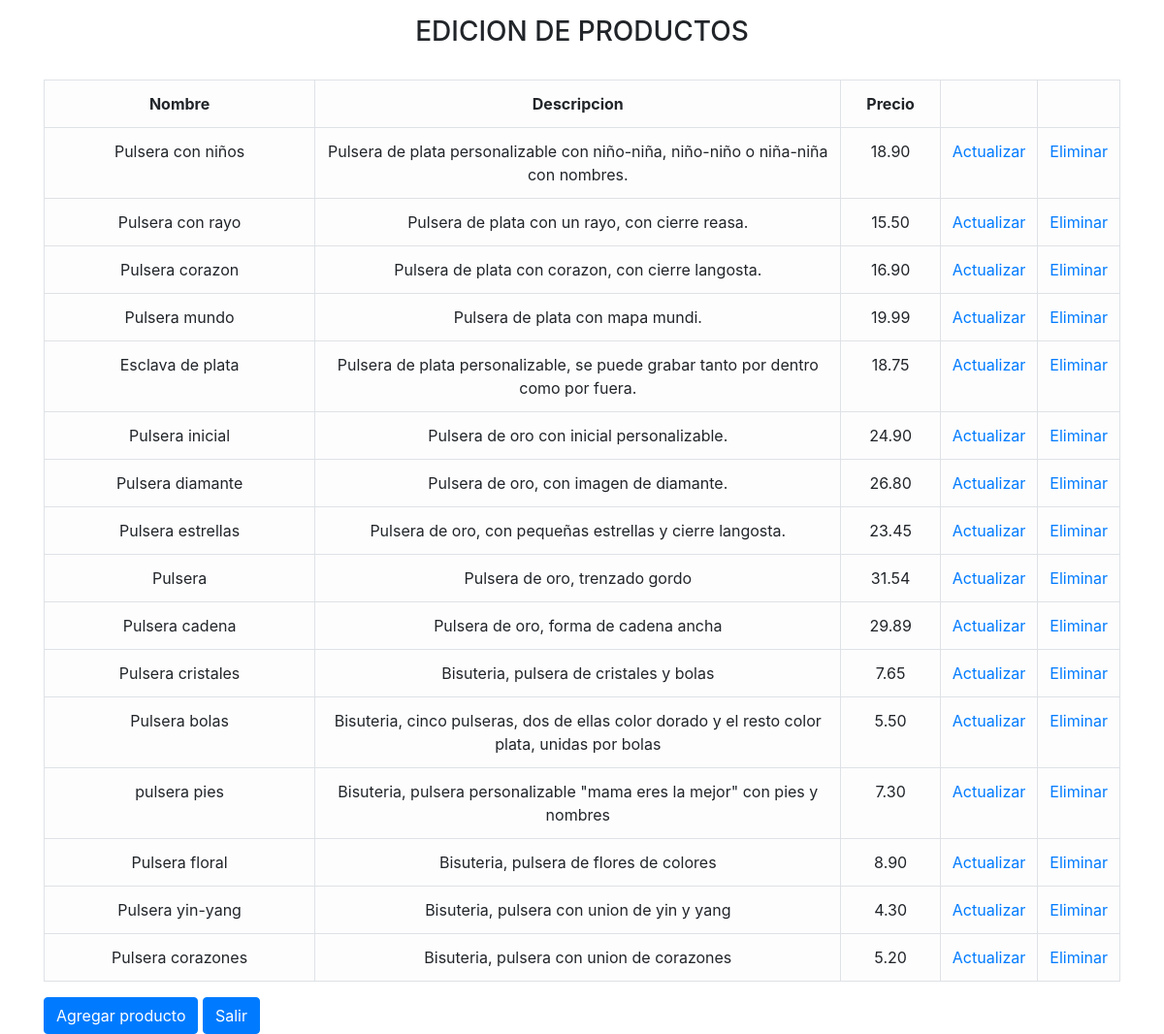
Page /administracion/mostrarproductos.php on the committed database.
### tables this page shows
create table if not exists productos (
	id int not null auto_increment primary key,
	nombre varchar(45),
	descripcion mediumtext,
	precio decimal(10,2),
	imagen varchar(255)
);

### administracion/accionproducto.php (called while the page is built, shortened)
<?php
        class CrudProducto{
            public function mostrar(){
                $db=Db::conectar();
                $listaProductos=[];
                $select=$db->query('select * from productos');
                foreach($select->fetchAll() as $producto){
                    $myProducto= new Producto();
                    $myProducto->setId($producto['id']);
                    $myProducto->setNombre($producto['nombre']);
                    $myProducto->setDescripcion($producto['descripcion']);
                    $myProducto->setPrecio($producto['precio']);
                    $myProducto->setImagen($producto['imagen']);
                    $listaProductos[]=$myProducto;
                }
                return $listaProductos;
            }
        }
?>

### global/producto.php (called while the page is built, shortened)
<?php
	class Producto  {
        private $idproducto;
        private $nombreproducto;
        private $descripcionproducto;
        private $precioproducto;
        public function getId() {
			return $this->idproducto;
        }
        public function getNombre() {
			return $this->nombreproducto;
        }
        public function getDescripcion() {
			return $this->descripcionproducto;
        }
        public function getPrecio() {
			return $this->precioproducto;
        }
        public function setId($idproducto) {
			$this->idproducto=$idproducto;
        }
        public function setNombre($nombreproducto) {
			$this->nombreproducto=$nombreproducto;
        }
        public function setDescripcion($descripcionproducto) {
			$this->descripcionproducto=$descripcionproducto;
        }
        public function setPrecio($precioproducto) {
			$this->precioproducto=$precioproducto;
        }
    }
?>

### administracion/mostrarproductos.php (the view, shortened to what this page needs)
<?php
    require_once('accionproducto.php');
    require_once('../global/producto.php');
    $crud=new CrudProducto();
    $listaProductos=$crud->mostrar();
?>
<!DOCTYPE html>
<html lang="es">
    <head>
        <link rel="stylesheet" href="https://maxcdn.bootstrapcdn.com/bootstrap/4.0.0-beta.2/css/bootstrap.min.css"
>
        <link rel="stylesheet" href="../styles/style.css">
    </head>
    <body>
        <div class="container">
            <h3 class="pt-3 text-center text-uppercase">Edicion de productos</h3>
            <br>
            <table class="table table-light table-bordered">
                <head>
                    <td width="30%" class="text-center font-weight-bold">Nombre</td>
                    <td width="60%" class="text-center font-weight-bold">Descripcion</td>
                    <td width="30%" class="text-center font-weight-bold">Precio</td>
                    <td width="40%" class="text-center font-weight-bold"></td>
                    <td width="40%" class="text-center font-weight-bold"></td>
                </head>
                <body>
                    <?php foreach ($listaProductos as $producto) {?>
                    <tr>
                        <td width="30%" class="text-center"><?php echo $producto->getNombre() ?></td>
                        <td width="60%" class="text-center"><?php echo $producto->getDescripcion() ?></td>
                        <td width="30%" class="text-center"><?php echo $producto->getPrecio()?> </td>
                        <td width="40%" class="text-center"><a href="actualizar.php?id=<?php echo $producto->getId()?>&accion=a">Actualizar</a> </td>
                        <td width="40%" class="text-center"><a href="administrar.php?id=<?php echo $producto->getId()?>&accion=e">Eliminar</a>   </td>
                    </tr>
                    <?php }?>
                </body>
            </table>
            <a class="btn btn-primary" href="introducir.php">Agregar producto</a>
            <a class="btn btn-primary" href="../index.php">Salir</a>
        </div>
    </body>
</html>

### rows in the picture
productos: nombre "Pulsera con niños", descripcion "Pulsera de plata personalizable con niño-niña, niño-niño o niña-niña con nombres.", precio "18.90"
productos: nombre "Pulsera con rayo", descripcion "Pulsera de plata con un rayo, con cierre reasa.", precio "15.50"
productos: nombre "Pulsera corazon", descripcion "Pulsera de plata con corazon, con cierre langosta.", precio "16.90"
productos: nombre "Pulsera mundo", descripcion "Pulsera de plata con mapa mundi.", precio "19.99"
productos: nombre "Esclava de plata", descripcion "Pulsera de plata personalizable, se puede grabar tanto por dentro como por fuera.", precio "18.75"
productos: nombre "Pulsera inicial", descripcion "Pulsera de oro con inicial personalizable.", precio "24.90"
productos: nombre "Pulsera diamante", descripcion "Pulsera de oro, con imagen de diamante.", precio "26.80"
productos: nombre "Pulsera estrellas", descripcion "Pulsera de oro, con pequeñas estrellas y cierre langosta.", precio "23.45"
productos: nombre "Pulsera", descripcion "Pulsera de oro, trenzado gordo", precio "31.54"
productos: nombre "Pulsera cadena", descripcion "Pulsera de oro, forma de cadena ancha", precio "29.89"
productos: nombre "Pulsera cristales", descripcion "Bisuteria, pulsera de cristales y bolas", precio "7.65"
productos: nombre "Pulsera bolas", descripcion "Bisuteria, cinco pulseras, dos de ellas color dorado y el resto color plata, unidas por bolas", precio "5.50"
productos: nombre "pulsera pies", descripcion "Bisuteria, pulsera personalizable \"mama eres la mejor\" con pies y nombres", precio "7.30"
productos: nombre "Pulsera floral", descripcion "Bisuteria, pulsera de flores de colores", precio "8.90"
productos: nombre "Pulsera yin-yang", descripcion "Bisuteria, pulsera con union de yin y yang", precio "4.30"
productos: nombre "Pulsera corazones", descripcion "Bisuteria, pulsera con union de corazones", precio "5.20"
